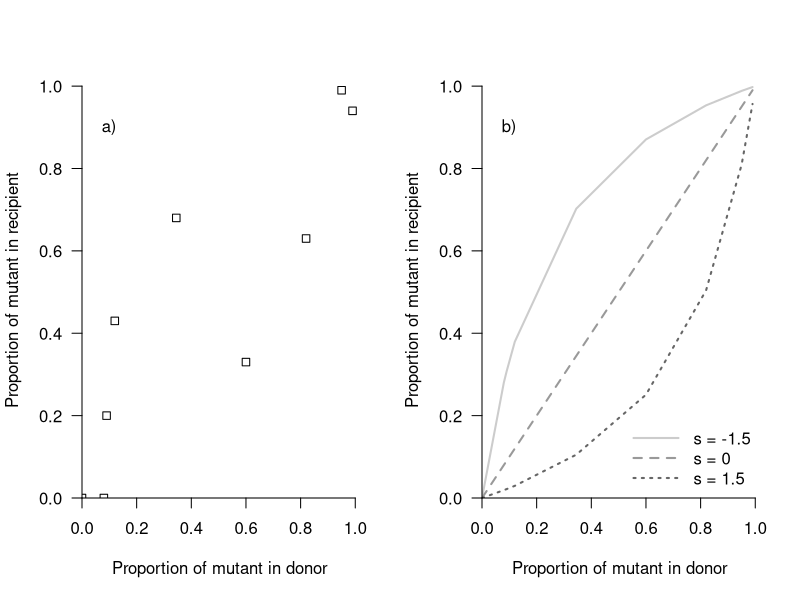
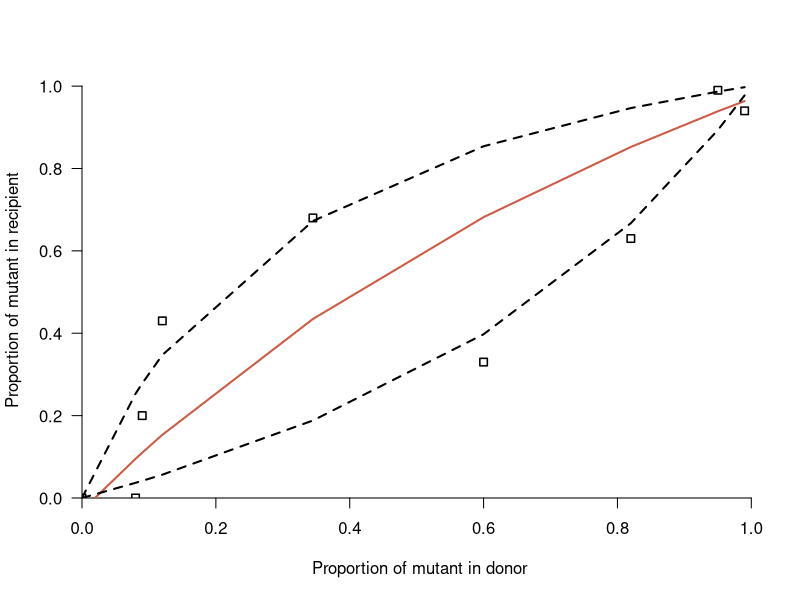

Write R code to recreate these figures, in order.
# Proportion of the mutant strain in the donor and in the recipient
# Data from McCaw et al (2011)
# https://journals.plos.org/ploscompbiol/article?id=10.1371/journal.pcbi.1002026
mut_donor <- c(0, 8, 9, 12, 34.5, 60, 82, 95, 99) / 100
mut_recip <- c(0, 0, 20, 43, 68, 33, 63, 99, 94) / 100

# Function to obtain model curves (for fitting or plotting)
# Equation also from McCaw et al (2011)
model_curve <- function(s) {
  curve <- mut_donor / (mut_donor + (1 - mut_donor) * exp(s))
  return(curve)
}

# Function that gives the mean squared errors for a certain s value
model_mse <- function(starting_curve) {
  error <- starting_curve - mut_recip
  mse <- mean(error)^2
  return(mse)
}


starting_curve <- model_curve(-0.5)
model_fit <- optim(par = starting_curve, fn = model_mse,
                   method = "L-BFGS-B", hessian = T)


# Plotting elements
x_lab <- "Proportion of mutant in donor"
y_lab <- "Proportion of mutant in recipient"


# Figure 1 and 2 reproduction
op <- par(mfrow = c(1, 2))

plot(NA, NA, xlim = c(0, 1.01), ylim = c(0, 1.01), xlab = x_lab, ylab = y_lab,
     xaxs = "i", yaxs = "i", fg = "white", col.axis = "white")
points(mut_donor, mut_recip, pch = 0)
axis(1); axis(2, las = 1)
text(0.1, 0.9, "a)")

plot(NA, NA, xlim = c(0, 1.01), ylim = c(0, 1.01), xlab = x_lab, ylab = y_lab,
     xaxs = "i", yaxs = "i", fg = "white", col.axis = "white")
lines(mut_donor, model_curve(-1.5), col = "gray80", lwd = 2, lty = 1)
lines(mut_donor, model_curve(0), col = "gray60", lwd = 2, lty = 2)
lines(mut_donor, model_curve(1.5), col = "gray40", lwd = 2, lty = 3)
legend("bottomright", legend = c("s = -1.5", "s = 0", "s = 1.5"),
       lty = 1:3, lwd = 2,
       col = c("gray80", "gray60", "gray40"),
       cex = 1, box.lty = 0, bty = "n", seg.len = 3)
axis(1); axis(2, las = 1)
text(0.1, 0.9, "b)")

par(op)


# Figure 4A reproduction
# Plotting the best model fitting plus interval curves provided in the article
plot(NA, NA, xlim = c(0, 1.01), ylim = c(0, 1.01), xlab = x_lab, ylab = y_lab,
     xaxs = "i", yaxs = "i", fg = "white", col.axis = "white")
axis(1); axis(2, las = 1)
lines(mut_donor, model_fit$par, col = "coral3", lwd = 2)
lines(mut_donor, model_curve(-log(0.44)), lwd = 2, lty = 2)
lines(mut_donor, model_curve(-log(3.9)), lwd = 2, lty = 2)
points(mut_donor, mut_recip, pch = 0, lwd = 1.5)